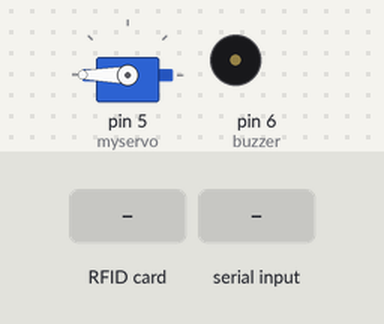
The sketch below on a simulated Arduino Uno, built with avr-gcc and run on an emulated ATmega328P. Shown: servo, buzzer (waves = sounding, pin HIGH). The inputs (shaded band) are chosen by the test bench. Pins used as bus, display or sensor lines are not drawn; what the sketch prints to the serial monitor is not drawn.

Above: at 1.2 s.
1.3 s: RFID card EC 3C 8E AB held to the reader
At 2.5 s:
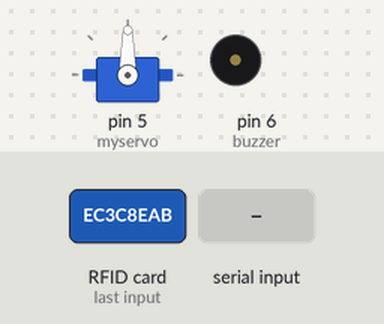
11.8 s: "a" received over the second serial link
At 13.1 s:
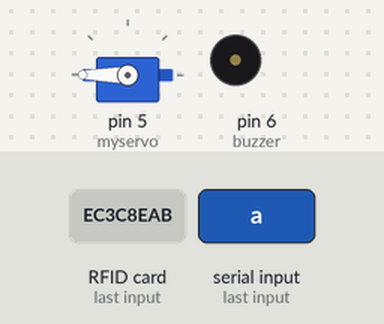
Timing chart, 0 to 14.3 s (numbered marks = the images above; inputs shaded):
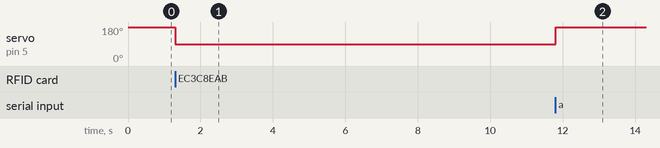

The sketch:

SmartHomeArduinoNano.ino
```cpp
#include <SPI.h>
#include <MFRC522.h>
#include <Servo.h>
Servo myservo;
#define RST_PIN          9          // Configurable, see typical pin layout above                                                                                                                                        //                         _____                        *                   ___    *  _____
#define SS_PIN          10         // Configurable, see typical pin layout above                                                                                                                                         //          /\    |       |       \  /  \            /  |  |\   |  |\   |  |   \   |    |
MFRC522 mfrc522(SS_PIN, RST_PIN);  // Create MFRC522 instance                                                                                                                                                            //         /  \   |       |_____   \/    \    /\    /   |  | \  |  | \  |  |    \  |    |
byte uidCard[4] = {0xEC, 0x3C, 0x8E, 0xAB};                                                                                                                                                                              //        /----\  |       |        /\     \  /  \  /    |  |  \ |  |  \ |  |     ) |    |
//byte uidCard[4] = {0x36, 0x2D, 0xBA, 0x93};                                                                                                                                                                            //       /      \ |_____| |_____  /  \     \/    \/     |  |   \|  |   \|  |____/  |    |
int securityValue = 0;


#include <SoftwareSerial.h>
SoftwareSerial softSerial(7, 8); // RX, TX
const int buzzer = 6;

int secur = 0;
int d = 0;
//---------------------------------------------------------------------------------------------------------------------------------------------------------------------------------------------
void setup() {
  softSerial.begin(9600);
  myservo.attach(5);
  myservo.write(180);
  pinMode (buzzer, OUTPUT);
  Serial.begin(9600);
  SPI.begin();      // Init SPI bus
  mfrc522.PCD_Init();
}
void loop() {
  Serial.print("ok");
  control();
  if (secur == 1) security();
  RFID();


}
void control()
{
  if (softSerial.available()){
      int com = softSerial.read();
      if (com == 'q') {DoorOP(); d = 1;}

      else if (com == 'a') {DoorCL(); d = 0;}

      else if (com == 's') secur = 1;

      else if (com == 'x') secur = 0;

      else if (com == 'y') securityValue = 0;
  }
}
void RFID()
{
  if (d == 0) //Открыть
  {
  if ( ! mfrc522.PICC_IsNewCardPresent()) {
  return;
 }
 if ( ! mfrc522.PICC_ReadCardSerial()) {
  return;
 }
        for (byte i = 0; i < 4; i++) {
          if ((uidCard[i] != mfrc522.uid.uidByte[i]))
          {
                return;
          }
        }

        d = 1;
        softSerial.write('q');
        Serial.print('1');
        myservo.write(90);
        delay(1000);


  }

  if (d == 1) //Закрыть
  {
    if ( ! mfrc522.PICC_IsNewCardPresent()) {
  return;
 }
 if ( ! mfrc522.PICC_ReadCardSerial()) {
  return;
 }
        for (byte i = 0; i < 4; i++) {
          if ((uidCard[i] != mfrc522.uid.uidByte[i]))
          {
                return;
          }
        }

        d = 0;
        softSerial.write('a');
        Serial.println('2');
        myservo.write(180);
        delay(1000);


  }
}
void security()
{
   byte state = digitalRead(A2);
    while (state == 1){
      softSerial.write('t');
      securityValue = 1;
      digitalWrite(buzzer, HIGH);
              control();
        if (securityValue == 0) state = 0;
        }
   digitalWrite(buzzer, LOW);
   delay (1000);
}


void DoorOP()
{
        myservo.write(90);
        softSerial.write('q');
        delay(1000);
}
void DoorCL()
{
        myservo.write(180);
        softSerial.write('a');
        delay(1000);
}
```

Measured:
- after the input at 1.3 s, servo on pin 5 (myservo): 180° → 90° at once
- after the input at 11.8 s, servo on pin 5 (myservo): 90° → 180° at once
